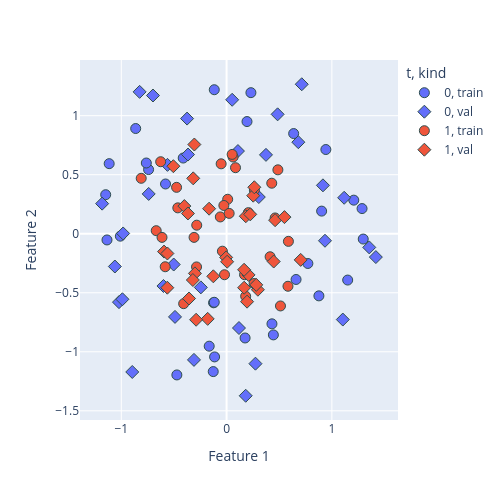

The notebook cell this image was saved under:
### Code cell
from sklearn.datasets import make_blobs, make_moons, make_circles
n = 128
# centers = 5 # number of classes
# x, t = make_blobs(n_samples=n, centers=centers, cluster_std=1.5, random_state=36)
# centers = 2
# x, t = make_moons(n_samples=n, noise=0.2, random_state=42)
centers = 2
x, t = make_circles(n_samples=n, noise=0.2, factor=0.5, random_state=42)

training_data, validation_data = make_datasets_from_numpy(x, t, split_ratio=0.5, seed=189)

data = pd.DataFrame()
data[["x1", "x2"]] = to_numpy(torch.vstack([training_data[:][0], validation_data[:][0]]))
data["t"] = to_numpy(torch.hstack([training_data[:][1], validation_data[:][1]])).astype(str)
data["kind"] = ["train"] * len(training_data) + ["val"] * len(validation_data)
data_fig = px.scatter(data, x="x1", y="x2", color="t", symbol="kind",
                 category_orders={'t': [str(i) for i in range(centers)]},
                 labels={'x1': 'Feature 1', 'x2': 'Feature 2', 'color': 'Class'},
                 width=500, height=500)
data_fig.update_traces(marker=dict(size=10, line=dict(width=1, color="DarkSlateGrey")))
data_fig.show()

### Figure 1 — Plotly figure (JSON) as saved in the notebook; plotly's stock layout.template omitted (floating-point values rounded to 4 significant figures)
{"data": [{"hovertemplate": "t=0<br>kind=train<br>Feature 1=%{x}<br>Feature 2=%{y}<extra></extra>", "legendgroup": "0, train", "marker": {"color": "#636efa", "line": {"color": "DarkSlateGrey", "width": 1}, "size": 10, "symbol": "circle"}, "mode": "markers", "name": "0, train", "orientation": "v", "showlegend": true, "type": "scatter", "x": [-1.009, 1.298, -1.148, -0.58, -1.115, 0.7721, 1.208, 0.9028, -0.1171, -0.114, 0.8768, -0.8634, -0.1267, -0.1238, 0.66, 0.4444, 1.15, -0.1651, 0.1939, -1.136, -0.117, -0.7409, 1.287, -0.4723, 0.2312, 0.1758, 0.943, 0.431, -0.4119, 0.637, -0.7624], "xaxis": "x", "y": [-0.02066, -0.04508, 0.3305, 0.4214, 0.5936, -0.252, 0.2845, 0.1916, 1.22, -1.043, -0.5263, 0.8913, -1.168, -0.5851, -0.3876, -0.857, -0.3925, -0.9526, 0.9501, -0.05268, -0.5807, 0.5436, 0.2132, -1.196, 1.195, -0.883, 0.7133, -0.7633, 0.6412, 0.8486, 0.5992], "yaxis": "y"}, {"hovertemplate": "t=0<br>kind=val<br>Feature 1=%{x}<br>Feature 2=%{y}<extra></extra>", "legendgroup": "0, val", "marker": {"color": "#636efa", "line": {"color": "DarkSlateGrey", "width": 1}, "size": 10, "symbol": "diamond"}, "mode": "markers", "name": "0, val", "orientation": "v", "showlegend": true, "type": "scatter", "x": [-0.3752, 0.1178, -0.3098, 1.418, 1.104, 0.3742, 0.9347, -0.3663, 0.306, 0.4848, -0.896, -1.182, 1.117, 0.1816, 0.1079, -0.826, -0.4899, 0.7141, -0.5615, 0.9152, -0.5023, -0.5996, -0.9826, 0.05308, -1.022, 0.2743, -0.9894, -0.6992, -0.2445, -0.7397, 1.355, 0.6816, -1.061], "xaxis": "x", "y": [0.9753, -0.7988, -1.069, -0.1977, -0.727, 0.668, -0.05953, 0.6708, 0.3108, 1.011, -1.171, 0.2549, 0.3045, -1.372, 0.7003, 1.202, -0.7046, 1.266, 0.5833, 0.4099, -0.2609, -0.4427, 0.002302, 1.135, -0.5795, -1.101, -0.555, 1.171, -0.4546, 0.3373, -0.1158, 0.7754, -0.2776], "yaxis": "y"}, {"hovertemplate": "t=1<br>kind=train<br>Feature 1=%{x}<br>Feature 2=%{y}<extra></extra>", "legendgroup": "1, train", "marker": {"color": "#EF553B", "line": {"color": "DarkSlateGrey", "width": 1}, "size": 10, "symbol": "circle"}, "mode": "markers", "name": "1, train", "orientation": "v", "showlegend": true, "type": "scatter", "x": [-0.6259, -0.4078, -0.309, 0.2614, 0.4873, -0.583, -0.01981, 0.5832, 0.08467, -0.05164, -0.8109, 0.01052, 0.06185, 0.1812, 0.1706, 0.429, 0.4134, -0.6684, -0.03976, -0.4632, 0.2066, -0.2835, -0.2854, -0.0259, -0.05948, 0.5118, 0.05279, 0.461, 0.5873, -0.4751, 0.02437, -0.6134, 0.2641], "xaxis": "x", "y": [0.6099, -0.5925, -0.03089, -0.4217, 0.5413, -0.2797, -0.3474, -0.4449, 0.5594, 0.5922, 0.4694, 0.292, 0.65, -0.5297, -0.3474, 0.4279, -0.1951, 0.02576, -0.1479, 0.2192, 0.1785, 0.07245, -0.2812, 0.2393, 0.1423, -0.6118, 0.6721, 0.1337, -0.06475, 0.3928, 0.1723, -0.03097, 0.3693], "yaxis": "y"}, {"hovertemplate": "t=1<br>kind=val<br>Feature 1=%{x}<br>Feature 2=%{y}<extra></extra>", "legendgroup": "1, val", "marker": {"color": "#EF553B", "line": {"color": "DarkSlateGrey", "width": 1}, "size": 10, "symbol": "diamond"}, "mode": "markers", "name": "1, val", "orientation": "v", "showlegend": true, "type": "scatter", "x": [-0.1259, -0.5055, -0.4012, -0.004328, -0.1794, 0.4475, -0.5941, 0.253, 0.1669, 0.1946, -0.5622, 0.2635, -0.3006, -0.5631, 0.1825, 0.461, -0.3203, 0.704, -0.2892, -0.1659, -0.3168, 0.2974, -0.3567, 0.5497, 0.2818, 0.2247, -0.367, 0.2086, 0.1664, -0.3061, 0.005303], "xaxis": "x", "y": [-0.3606, 0.572, 0.2343, -0.2007, -0.7212, -0.2354, -0.1512, 0.3224, -0.4573, -0.5755, -0.1674, 0.3938, -0.336, -0.4571, 0.1481, 0.1147, -0.392, -0.2216, -0.7286, 0.2121, 0.4691, -0.4743, -0.5486, 0.1408, -0.4331, 0.164, 0.1715, -0.349, -0.3051, 0.7557, -0.2374], "yaxis": "y"}], "layout": {"height": 500, "legend": {"title": {"text": "t, kind"}, "tracegroupgap": 0}, "margin": {"t": 60}, "width": 500, "xaxis": {"anchor": "y", "domain": [0, 1], "title": {"text": "Feature 1"}}, "yaxis": {"anchor": "x", "domain": [0, 1], "title": {"text": "Feature 2"}}}}
